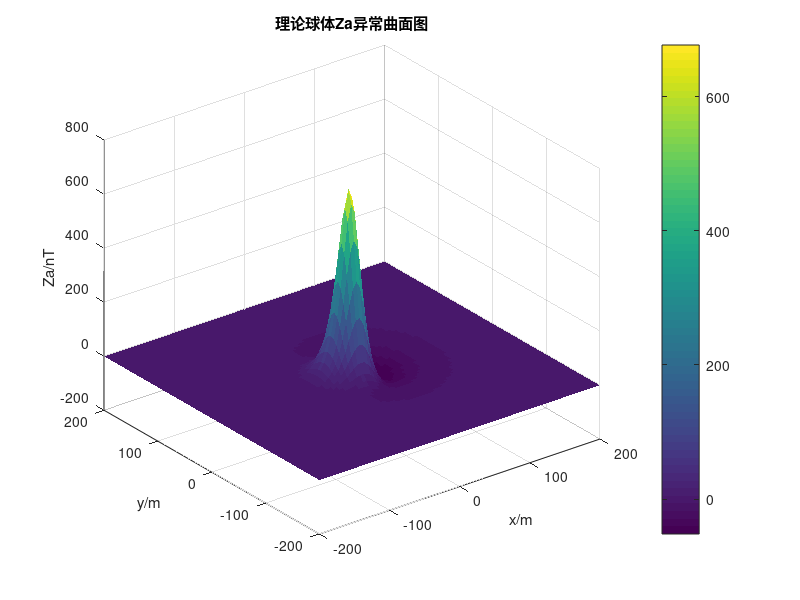
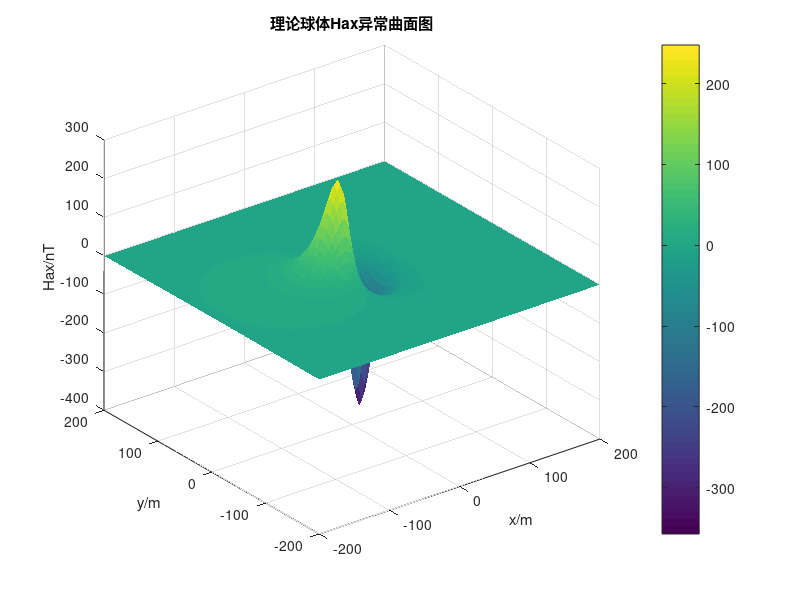
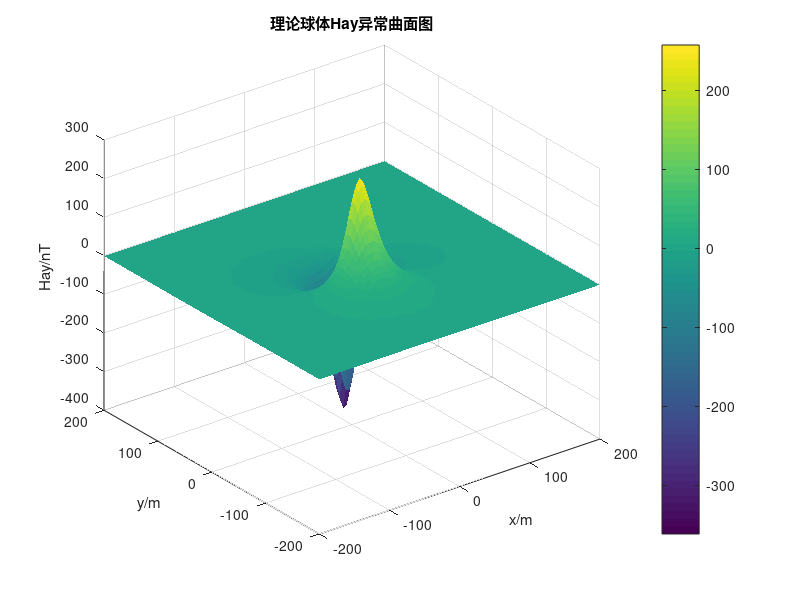
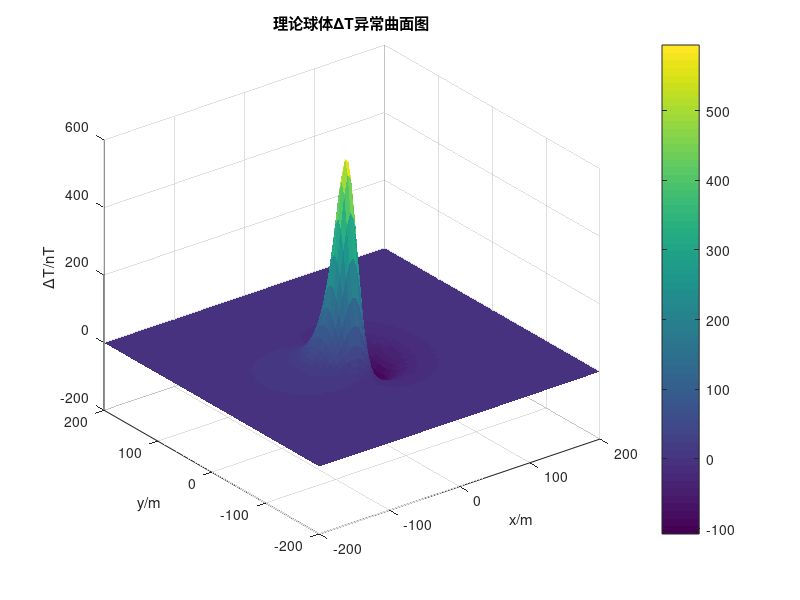

Here is the MATLAB script that generated these plots, in order:
clc;
clear;

% 测点分布范围
dx=5; % X方向测点间距
dy=5; % Y方向测点间距
nx=81; % X方向测点数
ny=81; % Y方向测点数
xmin=-200; % X方向起点
ymin=-200; % Y方向起点
x=xmin:dx:(xmin+(nx-1)*dx); % X方向范围
y=ymin:dy:(ymin+(ny-1)*dy); % Y方向范围
[X,Y]=meshgrid(x,y); % 转化为排列

u=4*pi*10^(-7);  %磁导率
i=pi/3;  %有效磁化倾角is
a=0; %剖面磁方位角
T=50000;%地磁场T=50000nT

% 球体参数
R1=10; % 球体半径 m
D1=30; % 球体埋深 m
v1=4*pi*R1^3;
k=0.2; %磁化率
M1=k*T/u;  %磁化强度 A/m
m1=M1*v1;   %磁矩

% 球体 理论磁异常
%(x-0),(y-0)
Za=(u*m1*((2*D1.^2-X.^2-Y.^2)*sin(i)-3*D1*X.*cos(i)*cos(a)-3*D1*Y.*cos(i)*sin(a)))./(4*pi*(X.^2+Y.^2+D1.^2).^(5/2));
Hax=(u*m1*((2*X.^2-Y.^2-D1.^2)*cos(i)*cos(a)-3*D1*X.*sin(i)+3*X.*Y.*cos(i)*sin(a)))./(4*pi*(X.^2+Y.^2+D1.^2).^(5/2));
Hay=(u*m1*((2*Y.^2-X.^2-D1.^2)*cos(i)*cos(a)-3*D1*Y.*sin(i)+3*X.*Y.*cos(i)*cos(a)))./(4*pi*(X.^2+Y.^2+D1.^2).^(5/2));
deltT=u*m1*((2*D1.^2-X.^2-Y.^2)*sin(i)*sin(i)+(2*X.^2-Y.^2-D1.^2)*(cos(i)*cos(a))^2+(2*Y.^2-X.^2-D1.^2)*(cos(i)*sin(a))^2-3*X.*D1*sin(2*i)*cos(a)+3*X.*Y.*cos(i)^2*sin(2*a)-3*Y.*D1*sin(2*i)*sin(a))./(4*pi*(X.^2+Y.^2+D1.^2).^(5/2));

figure(1),surf(X,Y,Za,'EdgeColor','none'),xlabel('x/m'),ylabel('y/m'),zlabel('Za/nT'),title('理论球体Za异常曲面图'),colorbar;
figure(2),surf(X,Y,Hax,'EdgeColor','none'),xlabel('x/m'),ylabel('y/m'),zlabel('Hax/nT'),title('理论球体Hax异常曲面图'),colorbar;
figure(3),surf(X,Y,Hay,'EdgeColor','none'),xlabel('x/m'),ylabel('y/m'),zlabel('Hay/nT'),title('理论球体Hay异常曲面图'),colorbar;
figure(4),surf(X,Y,deltT,'EdgeColor','none'),xlabel('x/m'),ylabel('y/m'),zlabel('ΔT/nT'),title('理论球体ΔT异常曲面图'),colorbar;

figure(5),contourf(X,Y,Za),xlabel('x/m'),ylabel('y/m'),zlabel('Za/nT'),title('理论球体Za异常平面等值线图'),colorbar;
figure(6),contourf(X,Y,Za),xlabel('x/m'),ylabel('y/m'),zlabel('Hax/nT'),title('理论球体Hax异常平面等值线图'),colorbar;
figure(7),contourf(X,Y,Za),xlabel('x/m'),ylabel('y/m'),zlabel('Hay/nT'),title('理论球体Hay异常平面等值线图'),colorbar;
figure(8),contourf(X,Y,Za),xlabel('x/m'),ylabel('y/m'),zlabel('ΔT/nT'),title('理论球体ΔT异常平面等值线图'),colorbar;

%主剖面
x0=x;
yy=40;
Za0=Za(yy,:);
Hax0=Hax(yy,:);
Hay0=Hay(yy,:);
deltT0=deltT(yy,:);
figure(9),plot(x,Za0),ylabel('Za/nT'),title('理论球体Za异常主剖面图');
figure(10),plot(x,Hax0),ylabel('Hax/nT'),title('理论球体Hax异常主剖面图');
figure(11),plot(x,Hay0),ylabel('Hay/nT'),title('理论球体Hay异常主剖面图');
figure(12),plot(x,deltT0),ylabel('deltT/nT'),title('理论球体ΔT异常主剖面图');


%输出grd文件
nx=max(size(x));
ny=max(size(y));
xmin=x(1);
xmax=x(nx);
ymin=y(1);
ymax=y(ny);
zmin=min(min(Za));
zmax=max(max(Za));
%Za
fp=fopen('Za.grd','w');
fprintf(fp,'DSAA\n');
fprintf(fp,'%d\t%d\n',nx,ny);
fprintf(fp,'%g\t%g\n',xmin,xmax);
fprintf(fp,'%g\t%g\n',ymin,ymax);
fprintf(fp,'%g\t%g\n',zmin,zmax);
for i=1:ny
    for j=1:nx
        fprintf(fp,'%g\t',Za(i,j));
        if mod(j,10)==0
            fprintf(fp,'\n');
        end
    end
    fprintf(fp,'\n');
end
fclose(fp);

zmin=min(Hax);
zmax=max(Hax);
fp=fopen('Hax.grd','w');
fprintf(fp,'DSAA\n');
fprintf(fp,'%d\t%d\n',nx,ny);
fprintf(fp,'%g\t%g\n',xmin,xmax);
fprintf(fp,'%g\t%g\n',ymin,ymax);
fprintf(fp,'%g\t%g\n',zmin,zmax);
for i=1:ny
    for j=1:nx
        fprintf(fp,'%g\t',Hax(i,j));
        if mod(j,10)==0
            fprintf(fp,'\n');
        end
    end
    fprintf(fp,'\n');
end
fclose(fp);

%Hay
zmin=min(Hay);
zmax=max(Hay);
fp=fopen('Hay.grd','w');
fprintf(fp,'DSAA\n');
fprintf(fp,'%d\t%d\n',nx,ny);
fprintf(fp,'%g\t%g\n',xmin,xmax);
fprintf(fp,'%g\t%g\n',ymin,ymax);
fprintf(fp,'%g\t%g\n',zmin,zmax);
for i=1:ny
    for j=1:nx
        fprintf(fp,'%g\t',Hay(i,j));
        if mod(j,10)==0
            fprintf(fp,'\n');
        end
    end
    fprintf(fp,'\n');
end
fclose(fp);

%deltT
zmin=min(deltT);
zmax=max(deltT);
fp=fopen('deltT.grd','w');
fprintf(fp,'DSAA\n');
fprintf(fp,'%d\t%d\n',nx,ny);
fprintf(fp,'%g\t%g\n',xmin,xmax);
fprintf(fp,'%g\t%g\n',ymin,ymax);
fprintf(fp,'%g\t%g\n',zmin,zmax);
for i=1:ny
    for j=1:nx
        fprintf(fp,'%g\t',deltT(i,j));
        if mod(j,10)==0
            fprintf(fp,'\n');
        end
    end
    fprintf(fp,'\n');
end
fclose(fp);